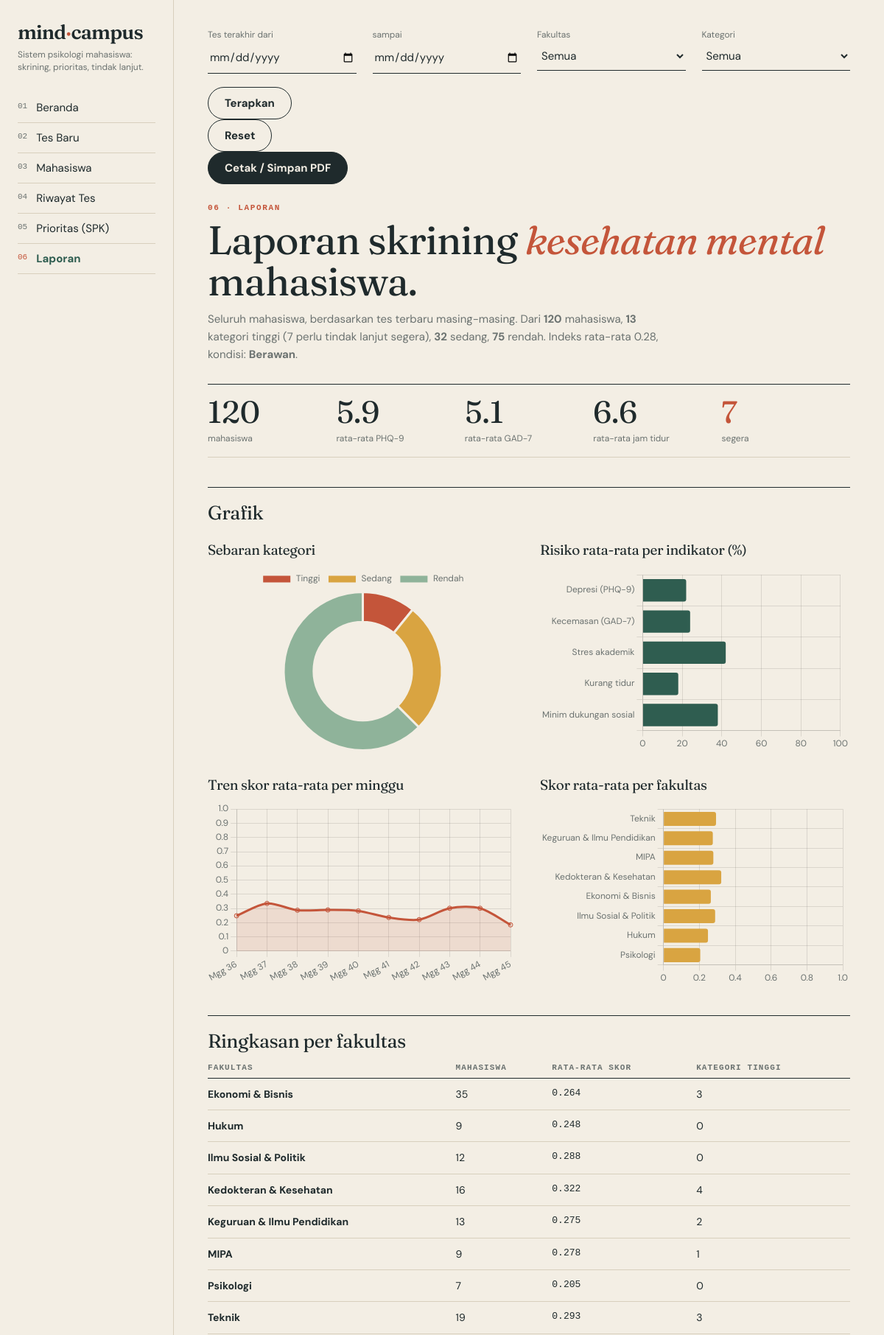
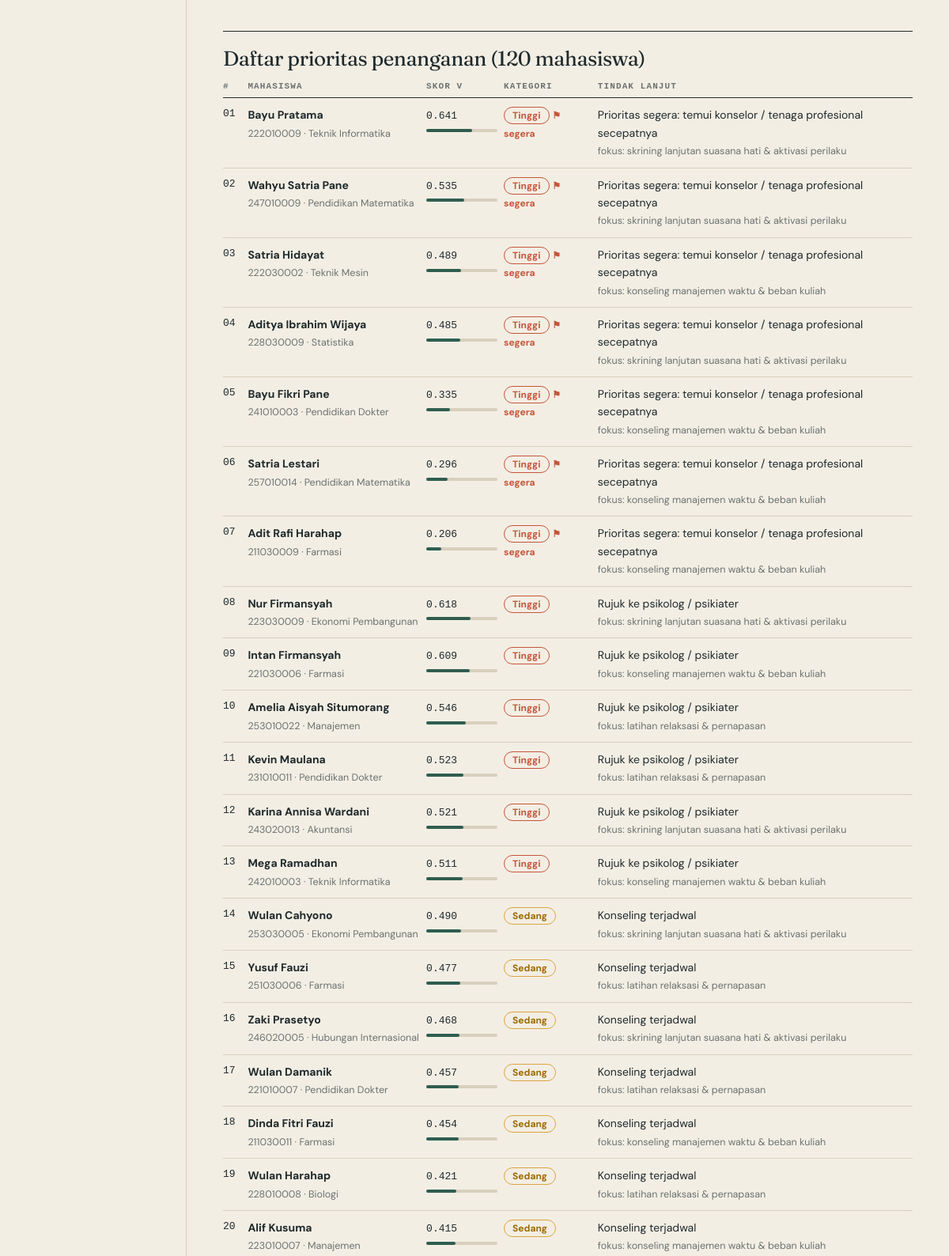
The app's page /laporan.php (upper part) with its own data (2 pictures, top to bottom).
### tables this page shows
CREATE TABLE asesmen (
  id_asesmen INT AUTO_INCREMENT PRIMARY KEY,
  id_mahasiswa INT NOT NULL,
  tanggal DATE NOT NULL,
  phq9 TINYINT NOT NULL CHECK (phq9 BETWEEN 0 AND 27),
  gad7 TINYINT NOT NULL CHECK (gad7 BETWEEN 0 AND 21),
  stres TINYINT NOT NULL CHECK (stres BETWEEN 0 AND 10),
  jam_tidur DECIMAL(3,1) NOT NULL,
  dukungan TINYINT NOT NULL CHECK (dukungan BETWEEN 0 AND 10),
  item9 TINYINT NOT NULL DEFAULT 0,
  item_phq VARCHAR(30) NULL,
  item_gad VARCHAR(30) NULL,
  catatan VARCHAR(255) NULL,
  INDEX (tanggal),
  FOREIGN KEY (id_mahasiswa) REFERENCES mahasiswa(id_mahasiswa) ON DELETE CASCADE
);

CREATE TABLE mahasiswa (
  id_mahasiswa INT AUTO_INCREMENT PRIMARY KEY,
  nim VARCHAR(20) NOT NULL UNIQUE,
  nama VARCHAR(100) NOT NULL,
  jk CHAR(1) NOT NULL DEFAULT 'L',
  prodi VARCHAR(100) NOT NULL,
  fakultas VARCHAR(100) NOT NULL,
  semester TINYINT NOT NULL DEFAULT 1
);

### config.php (called while the page is built, shortened)
<?php
function e($s){ return htmlspecialchars((string)$s, ENT_QUOTES, 'UTF-8'); }

### functions.php (the view, shortened to what this page needs)
<?php
function bobot($pdo){ return $pdo->query("SELECT kriteria,bobot FROM bobot")->fetchAll(PDO::FETCH_KEY_PAIR); }
function risiko($r){
    return ['phq9'=>$r['phq9']/27,'gad7'=>$r['gad7']/21,'stres'=>$r['stres']/10,
            'tidur'=>max(0,8-$r['jam_tidur'])/8,'dukungan'=>(10-$r['dukungan'])/10];
}
function hitung($r,$w){
    $k=risiko($r); $t=array_sum($w)?:1; $s=0; $dom=''; $m=-1; $kon=[];
    foreach($k as $c=>$v){ $x=$w[$c]/$t*$v; $kon[$c]=$x; $s+=$x; if($x>$m){$m=$x;$dom=$c;} }
    return $r+['skor'=>$s,'dom'=>$dom,'risk'=>$k,'kon'=>$kon,'segera'=>((int)($r['item9']??0))>0];
}
function kategori($r){
    if(!empty($r['segera'])) return ['Tinggi','r','Prioritas segera: temui konselor / tenaga profesional secepatnya'];
    $s=$r['skor'];
    return $s>=.5?['Tinggi','r','Rujuk ke psikolog / psikiater']:($s>=.3?['Sedang','y','Konseling terjadwal']:['Rendah','g','Psikoedukasi & pantau berkala']);
}
function ranking($pdo){
    $w=bobot($pdo);
    $rows=$pdo->query("SELECT m.*, a.* FROM asesmen a JOIN mahasiswa m USING(id_mahasiswa)
        WHERE a.id_asesmen=(SELECT a2.id_asesmen FROM asesmen a2 WHERE a2.id_mahasiswa=a.id_mahasiswa
        ORDER BY a2.tanggal DESC, a2.id_asesmen DESC LIMIT 1)")->fetchAll();
    $rows=array_map(fn($r)=>hitung($r,$w),$rows);
    usort($rows,fn($a,$b)=>[(int)$b['segera'],$b['skor']]<=>[(int)$a['segera'],$a['skor']]);
    return $rows;
}
function tabelRank($R){
    echo '<div class="tw"><table><thead><tr><th>#</th><th>Mahasiswa</th><th>Skor V</th><th>Kategori</th><th>Tindak lanjut</th></tr></thead><tbody>';
    foreach($R as $i=>$r){ $k=kategori($r);
        echo '<tr><td class="mono">'.str_pad($i+1,2,'0',STR_PAD_LEFT).'</td><td><a href="hasil.php?id='.$r['id_asesmen'].'"><b>'.e($r['nama']).'</b></a><br><span class="sub">'.e($r['nim']).' · '.e($r['prodi']).'</span></td>'
            .'<td><span class="mono">'.number_format($r['skor'],3).'</span><i class="mb"><i style="width:'.round($r['skor']*100).'%"></i></i></td>'
            .'<td><span class="bd '.$k[1].'">'.$k[0].'</span>'.(!empty($r['segera'])?' <span class="seg">⚑ segera</span>':'').'</td>'
            .'<td>'.e($k[2]).'<br><span class="sub">fokus: '.e(REK[$r['dom']]).'</span></td></tr>'; }
    echo '</tbody></table></div>';
}

### header.php (style rules this page uses)
:root { --paper:#f3eee4;--card:#faf6ee;--ink:#1f2a2c;--mu:#6b7270;--line:#d8cfbd;--moss:#2f5d50;--clay:#c4553a;--ochre:#d9a441;--sage:#8fb39a }
* { box-sizing:border-box }
html { scroll-behavior:smooth }
body { margin:0;background:var(--paper);color:var(--ink);font:15px/1.6 "DM Sans",system-ui,sans-serif }
table { border-collapse:collapse;width:100%;font-size:14px }
th { font:600 11px ui-monospace,monospace;letter-spacing:.1em;text-transform:uppercase;color:var(--mu);text-align:left;padding:8px 8px 8px 0;border-bottom:1.5px solid var(--ink) }
td { padding:10px 8px 10px 0;border-bottom:1px solid var(--line);vertical-align:top }
td a { color:var(--ink);text-decoration:none }
.mono { font-family:ui-monospace,monospace;font-size:13px }
.sub { color:var(--mu);font-size:12.5px }
.tw { overflow-x:auto }
.mb { display:block;height:4px;background:var(--line);border-radius:4px;margin-top:5px;width:90px }
.mb i { display:block;height:4px;border-radius:4px;background:var(--moss) }
.bd { padding:2px 10px;border-radius:99px;font-size:12px;font-weight:700;border:1.5px solid }
.bd.r { color:var(--clay);border-color:var(--clay) }
.bd.y { color:#9a6b00;border-color:var(--ochre) }
.seg { font-size:12px;color:var(--clay);font-weight:700 }

### records on screen
asesmen: i "01", id_mahasiswa.nama "Bayu Pratama", id_mahasiswa.nim "222010009", id_mahasiswa.prodi "Teknik Informatika", skor "0.641", $r['skor']*100 64 (drawn), k "Tinggi", shows "⚑ segera", k "Prioritas segera: temui konselor / tenaga profesional secepatnya", dom "skrining lanjutan suasana hati & aktivasi perilaku"
asesmen: i "02", id_mahasiswa.nama "Wahyu Satria Pane", id_mahasiswa.nim "247010009", id_mahasiswa.prodi "Pendidikan Matematika", skor "0.535", $r['skor']*100 53 (drawn), k "Tinggi", shows "⚑ segera", k "Prioritas segera: temui konselor / tenaga profesional secepatnya", dom "skrining lanjutan suasana hati & aktivasi perilaku"
asesmen: i "03", id_mahasiswa.nama "Satria Hidayat", id_mahasiswa.nim "222030002", id_mahasiswa.prodi "Teknik Mesin", skor "0.489", $r['skor']*100 49 (drawn), k "Tinggi", shows "⚑ segera", k "Prioritas segera: temui konselor / tenaga profesional secepatnya", dom "konseling manajemen waktu & beban kuliah"
asesmen: i "04", id_mahasiswa.nama "Aditya Ibrahim Wijaya", id_mahasiswa.nim "228030009", id_mahasiswa.prodi "Statistika", skor "0.485", $r['skor']*100 48 (drawn), k "Tinggi", shows "⚑ segera", k "Prioritas segera: temui konselor / tenaga profesional secepatnya", dom "skrining lanjutan suasana hati & aktivasi perilaku"
asesmen: i "05", id_mahasiswa.nama "Bayu Fikri Pane", id_mahasiswa.nim "241010003", id_mahasiswa.prodi "Pendidikan Dokter", skor "0.335", $r['skor']*100 33 (drawn), k "Tinggi", shows "⚑ segera", k "Prioritas segera: temui konselor / tenaga profesional secepatnya", dom "konseling manajemen waktu & beban kuliah"
asesmen: i "06", id_mahasiswa.nama "Satria Lestari", id_mahasiswa.nim "257010014", id_mahasiswa.prodi "Pendidikan Matematika", skor "0.296", $r['skor']*100 30 (drawn), k "Tinggi", shows "⚑ segera", k "Prioritas segera: temui konselor / tenaga profesional secepatnya", dom "konseling manajemen waktu & beban kuliah"
asesmen: i "07", id_mahasiswa.nama "Adit Rafi Harahap", id_mahasiswa.nim "211030009", id_mahasiswa.prodi "Farmasi", skor "0.206", $r['skor']*100 21 (drawn), k "Tinggi", shows "⚑ segera", k "Prioritas segera: temui konselor / tenaga profesional secepatnya", dom "konseling manajemen waktu & beban kuliah"
asesmen: i "08", id_mahasiswa.nama "Nur Firmansyah", id_mahasiswa.nim "223030009", id_mahasiswa.prodi "Ekonomi Pembangunan", skor "0.618", $r['skor']*100 62 (drawn), k "Tinggi", k "Rujuk ke psikolog / psikiater", dom "skrining lanjutan suasana hati & aktivasi perilaku"
asesmen: i "09", id_mahasiswa.nama "Intan Firmansyah", id_mahasiswa.nim "221030006", id_mahasiswa.prodi "Farmasi", skor "0.609", $r['skor']*100 61 (drawn), k "Tinggi", k "Rujuk ke psikolog / psikiater", dom "konseling manajemen waktu & beban kuliah"
asesmen: i "10", id_mahasiswa.nama "Amelia Aisyah Situmorang", id_mahasiswa.nim "253010022", id_mahasiswa.prodi "Manajemen", skor "0.546", $r['skor']*100 55 (drawn), k "Tinggi", k "Rujuk ke psikolog / psikiater", dom "latihan relaksasi & pernapasan"
asesmen: i "11", id_mahasiswa.nama "Kevin Maulana", id_mahasiswa.nim "231010011", id_mahasiswa.prodi "Pendidikan Dokter", skor "0.523", $r['skor']*100 52 (drawn), k "Tinggi", k "Rujuk ke psikolog / psikiater", dom "latihan relaksasi & pernapasan"
asesmen: i "12", id_mahasiswa.nama "Karina Annisa Wardani", id_mahasiswa.nim "243020013", id_mahasiswa.prodi "Akuntansi", skor "0.521", $r['skor']*100 52 (drawn), k "Tinggi", k "Rujuk ke psikolog / psikiater", dom "skrining lanjutan suasana hati & aktivasi perilaku"
asesmen: i "13", id_mahasiswa.nama "Mega Ramadhan", id_mahasiswa.nim "242010003", id_mahasiswa.prodi "Teknik Informatika", skor "0.511", $r['skor']*100 51 (drawn), k "Tinggi", k "Rujuk ke psikolog / psikiater", dom "konseling manajemen waktu & beban kuliah"
asesmen: i "14", id_mahasiswa.nama "Wulan Cahyono", id_mahasiswa.nim "253030005", id_mahasiswa.prodi "Ekonomi Pembangunan", skor "0.490", $r['skor']*100 49 (drawn), k "Sedang", k "Konseling terjadwal", dom "skrining lanjutan suasana hati & aktivasi perilaku"
asesmen: i "15", id_mahasiswa.nama "Yusuf Fauzi", id_mahasiswa.nim "251030006", id_mahasiswa.prodi "Farmasi", skor "0.477", $r['skor']*100 48 (drawn), k "Sedang", k "Konseling terjadwal", dom "latihan relaksasi & pernapasan"
asesmen: i "16", id_mahasiswa.nama "Zaki Prasetyo", id_mahasiswa.nim "246020005", id_mahasiswa.prodi "Hubungan Internasional", skor "0.468", $r['skor']*100 47 (drawn), k "Sedang", k "Konseling terjadwal", dom "skrining lanjutan suasana hati & aktivasi perilaku"
asesmen: i "17", id_mahasiswa.nama "Wulan Damanik", id_mahasiswa.nim "221010007", id_mahasiswa.prodi "Pendidikan Dokter", skor "0.457", $r['skor']*100 46 (drawn), k "Sedang", k "Konseling terjadwal", dom "latihan relaksasi & pernapasan"
asesmen: i "18", id_mahasiswa.nama "Dinda Fitri Fauzi", id_mahasiswa.nim "211030011", id_mahasiswa.prodi "Farmasi", skor "0.454", $r['skor']*100 45 (drawn), k "Sedang", k "Konseling terjadwal", dom "konseling manajemen waktu & beban kuliah"
asesmen: i "19", id_mahasiswa.nama "Wulan Harahap", id_mahasiswa.nim "228010008", id_mahasiswa.prodi "Biologi", skor "0.421", $r['skor']*100 42 (drawn), k "Sedang", k "Konseling terjadwal", dom "latihan relaksasi & pernapasan"
asesmen: i "20", id_mahasiswa.nama "Alif Kusuma", id_mahasiswa.nim "223010007", id_mahasiswa.prodi "Manajemen", skor "0.415", $r['skor']*100 41 (drawn), k "Sedang", k "Konseling terjadwal", dom "konseling manajemen waktu & beban kuliah"

### other values on screen
$t[0] "01"
$t[1] "Beranda"
$t[0] "02"
$t[1] "Tes Baru"
$t[0] "03"
$t[1] "Mahasiswa"
$t[0] "04"
$t[1] "Riwayat Tes"
$t[0] "05"
$t[1] "Prioritas (SPK)"
$t[0] "06"
$t[1] "Laporan"
count($R) "120"
$cnt['Tinggi'] "13"
$seg "7"
